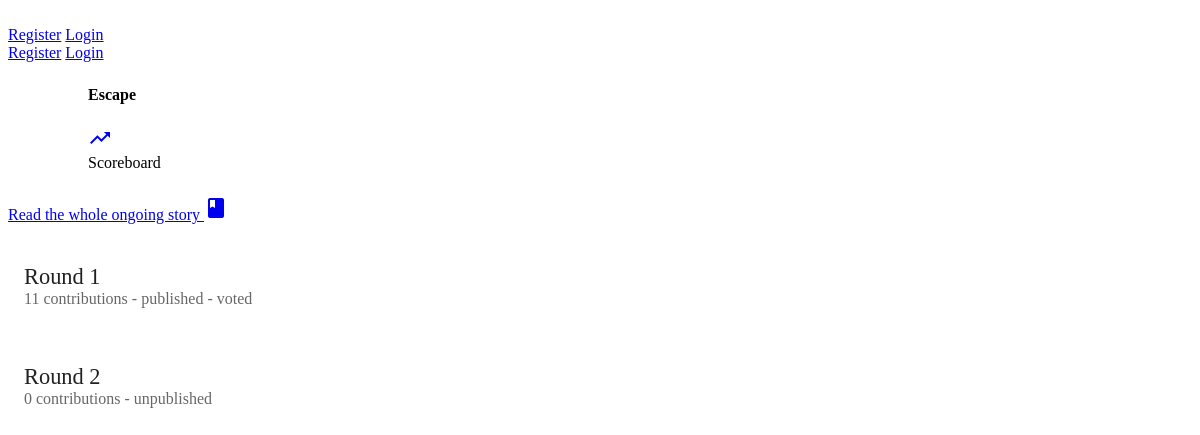
Page /story/782BEFB6 on the earlier database version.
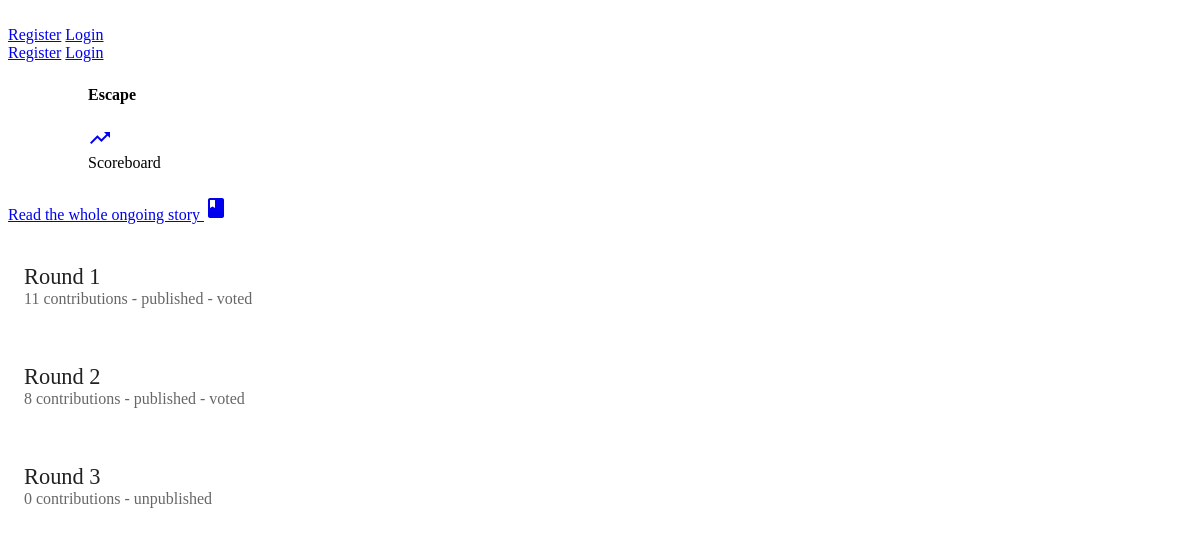
Same page on the later database version.
### storanonymizer/models.py (models this page shows, shortened)
class Round(db.Model):
	id = db.Column(db.Integer, primary_key=True)
	name = db.Column(db.String())
	code = db.Column(db.String(), unique=True)
	contributions = db.relationship("Contribution", backref="round", lazy="select")
	votes = db.relationship("Vote", backref="round", lazy="select")
	winning_contribution_id = db.Column(db.String())
	story_id = db.Column(db.Integer, db.ForeignKey("story.id"))
	public_authors = db.Column(db.Boolean(), default=False)
	public_contributions = db.Column(db.Boolean(), default=False)
	voting = db.Column(db.Boolean(), default=False)
	public_votes = db.Column(db.Boolean(), default=False)

### storanonymizer/views.py (the view)
@app.route("/story/<story_code>")
def story(story_code):
	story = models.Story.query.filter_by(code=story_code).first_or_404()
	rounds = models.Round.query.filter_by(story_id=story.id).all()
	return render_template("story.html", story=story, rounds=rounds)

### storanonymizer/templates/story.html (shortened to what this page needs)
{% extends "base.html" %}
{% block content %}
<div class="storanonymizer__title-bar mdl-color--primary mdl-color-text--white">
	<h4 class="storanonymizer__title-bar__title">{{ story.name }}</h4>
	<div class="storanonymizer__title-bar__subtitle">created by {{ story.user.name }}</div>
	<a class="storanonymizer__voting-button mdl-button mdl-js-button mdl-button--fab mdl-button--mini-fab mdl-button--colored" id="voting-button" href="{{ url_for('story_scoreboard', story_code=story.code) }}">
  		<i class="material-icons">trending_up</i>
	</a>
	<div class="mdl-tooltip mdl-tooltip--right" for="voting-button">
		Scoreboard
	</div>
</div>
<div class="storanonymizer__story-list mdl-grid">
<a class="storanonymizer__story-introduction-button mdl-button mdl-js-button mdl-js-ripple-effect" href="{{ url_for('full_story', story_code=story.code) }}">Read the whole ongoing story <i class="material-icons">book</i></a>
{% for round in rounds %}
	<div class="storanonymizer__round-list-item mdl-cell--5-col mdl-cell--6-col-tablet mdl-shadow--4dp">
		<div class="storanonymizer__round-list-item__title"><a href="{{ url_for('round', round_code=round.code) }}">{{ round.name }}</a></div>
		<div class="storanonymizer__story-list-item__user">{{ round.contributions|length }} {% if round.contributions|length != 1 %}contributions{% else %}contribution{% endif %}{% if round.public_contributions%} - published{% else %} - unpublished{% endif %}{% if round.public_votes %} - voted{% endif %}</div>
	</div>
{% else %}
	<h6>No rounds yet!</h6>
{% endfor %}
</div>
{% endblock %}

Differences in the rows shown:
changed Round "Round 2": contributions|length "0" → "8"; public_contributions "- unpublished" → "- published"; now shows "- voted"
added Round: name "Round 3", contributions|length "0", public_contributions "- unpublished"
